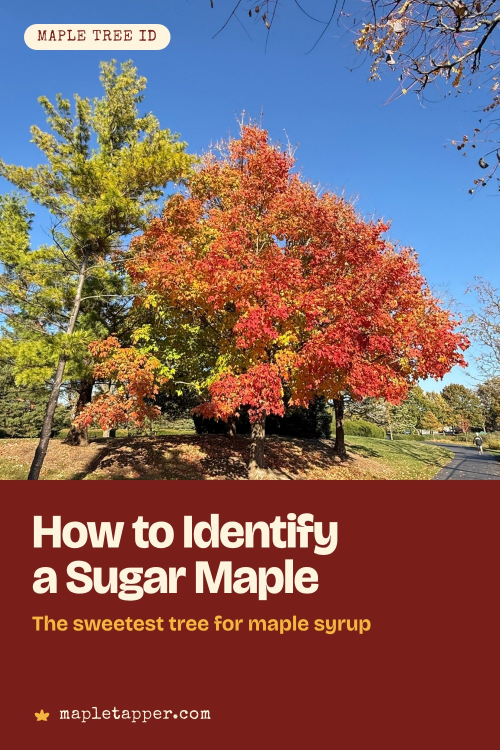
#> input picture pins/pin06-sugar-maple.jpg, 1000 x 1500 px, given in place of logo.png, which was not available (shown at 1/2 size)
$ python logo_rough.py ../pins/pin06-sugar-maple.jpg
#> lines starting #> are read from the running program, lines starting #| are printed output that depends on the picture
"""Make a hand-printed, watercolor-ish version of the MapleTapper logo (same colors, softer)."""
import numpy as np
from PIL import Image, ImageFilter, ImageEnhance
rng = np.random.default_rng(7)
src = Image.open("assets/logo.png").convert("RGBA")
w, h = src.size
#> w = 1000; h = 1500
rgb = src.convert("RGB"); a = np.asarray(src.split()[3]).astype(float) / 255
#> further down, rgb is the input picture: PIL image 1000x1500 RGB; mean R, G, B 129.5, 94.7, 91.1
#> after `a = np.asarray(src.split()[3]).astype(float) / 255`: a: shape (1500, 1000) float64; every value is 1

def noise(scale, amp):
    n = rng.random((h // scale + 2, w // scale + 2))
    n = Image.fromarray((n * 255).astype("uint8")).resize((w, h), Image.BICUBIC)
    return (np.asarray(n).astype(float) / 255 - .5) * amp

# 1. soften color: a bit less saturated, warmer, lighter
import sys
STRONG = "--strong" in sys.argv
rgb = ImageEnhance.Color(rgb).enhance(0.88)
c = np.asarray(rgb).astype(float)
paper = np.array([247, 244, 238.])
c = c * 0.92 + paper * 0.08
if STRONG:
    # tame bright blues toward a soft watercolor blue
    r_, g_, b_ = c[..., 0], c[..., 1], c[..., 2]
    blue = np.clip((b_ - r_ - 20) / 60, 0, 1)[..., None]
    c = c * (1 - .6 * blue) + np.array([160, 190, 205.]) * (.6 * blue)
    # near-black lettering -> warm dark brown ink
    dark = np.clip((110 - c.mean(-1)) / 110, 0, 1)[..., None]
    c = c * (1 - .55 * dark) + np.array([74, 50, 38.]) * (.55 * dark)
# 2. uneven watercolor/ink density (blotchy wash + fine grain)
dens = 1 + noise(60, .16) + noise(14, .10) + noise(2, .10) + (noise(30, .14) if STRONG else 0)
#> call 3 of noise, with scale = 2, amp = 0.1
#> in noise (call 3), `n = Image.fromarray((n * 255).astype("uint8")).resize((w, h), Image.BI..`:
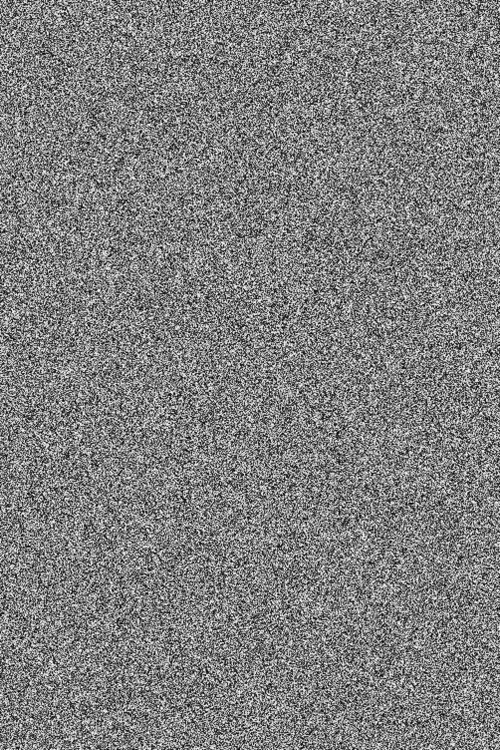
#> n: PIL image 1000x1500 L (shown at 1/2 size); min 0, max 255, mean 127
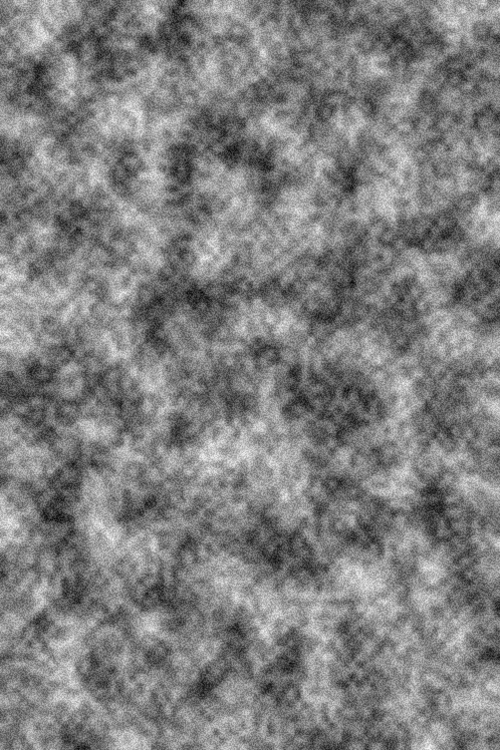
#> dens: shape (1500, 1000) float64 (shown at 1/2 size); min 0.823, max 1.18, mean 1; drawn with min black and max white
c = paper - (paper - c) * dens[..., None]
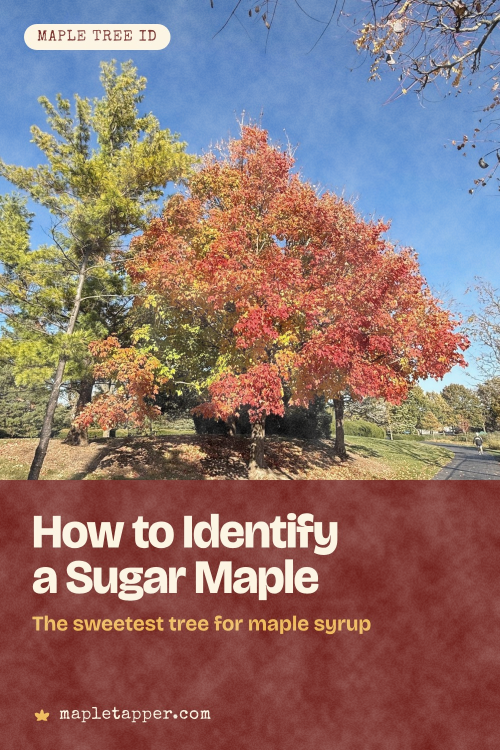
#> c: shape (1500, 1000, 3) float64 (shown at 1/2 size); mean R, G, B 135.6, 107.2, 103.6; drawn with min black and max white
# 3. rough, slightly bled edges
ab = np.asarray(Image.fromarray((a * 255).astype("uint8")).filter(ImageFilter.GaussianBlur(2.2))).astype(float) / 255
ab = np.clip((ab + noise(6, .45) + noise(2, .25) - .5) * 3.2 + .5, 0, 1)
#> call 4 of noise, with scale = 6, amp = 0.45
#> in noise (call 4), `n = Image.fromarray((n * 255).astype("uint8")).resize((w, h), Image.BI..`:
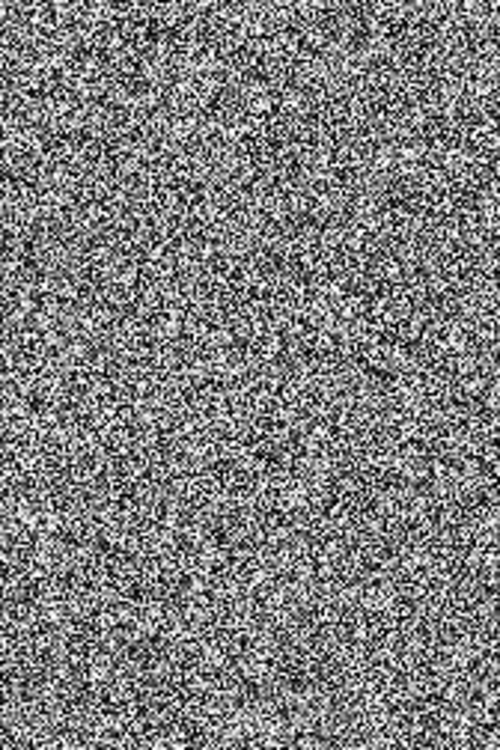
#> n: PIL image 1000x1500 L (shown at 1/2 size); min 0, max 255, mean 127
#> in noise (call 5), `n = rng.random((h // scale + 2, w // scale + 2))`:
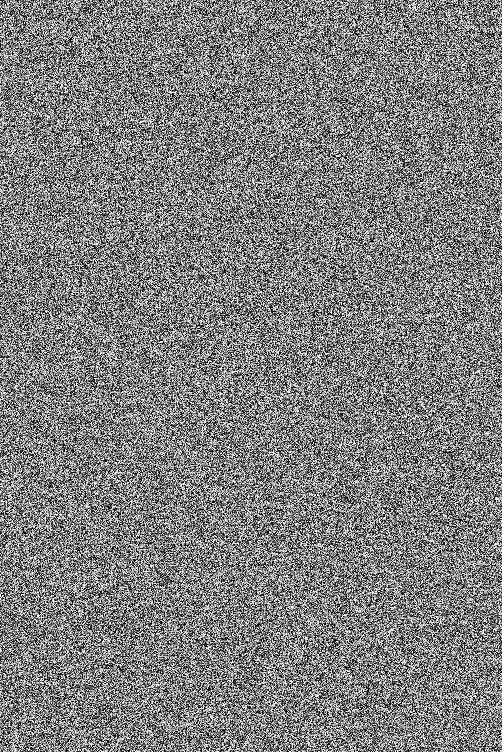
#> n: shape (752, 502) float64; min 5.2e-06, max 1, mean 0.5
#> in noise (call 5), `n = Image.fromarray((n * 255).astype("uint8")).resize((w, h), Image.BI..`:
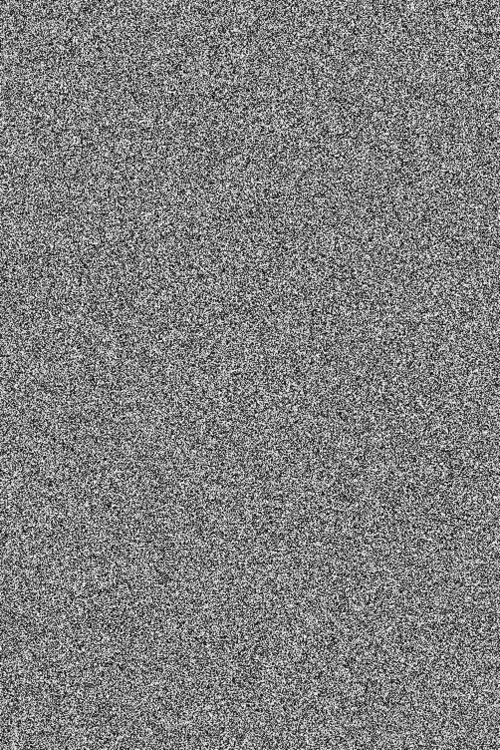
#> n: PIL image 1000x1500 L (shown at 1/2 size); min 0, max 255, mean 126.9
a2 = np.minimum(ab, np.clip(a * 1.4, 0, 1)) * 0.94
# darker pooled pigment just inside edges
edge = np.clip(np.asarray(Image.fromarray((a2 * 255).astype("uint8")).filter(ImageFilter.FIND_EDGES).filter(ImageFilter.GaussianBlur(1.5))).astype(float) / 255 * 2, 0, 1)
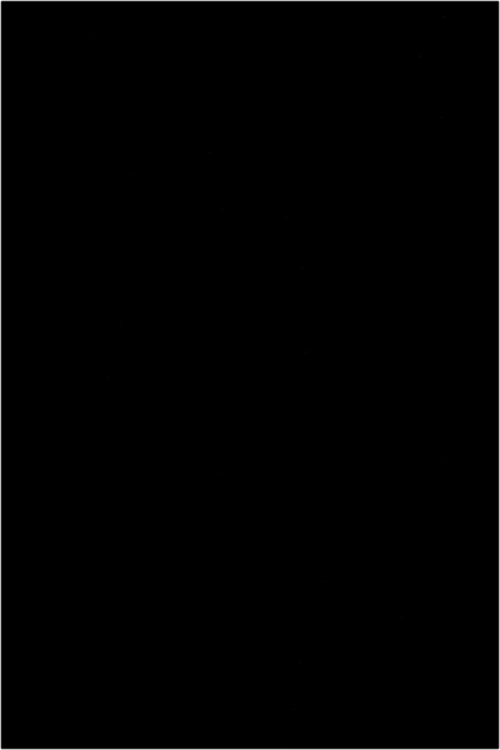
#> edge: shape (1500, 1000) float64 (shown at 1/2 size); min 0, max 1, mean 0.00635
c = c * (1 - .12 * edge[..., None])
out = np.dstack([np.clip(c, 0, 255), a2 * 255]).astype("uint8")
Image.fromarray(out, "RGBA").save("assets/logo_rough2.png" if STRONG else "assets/logo_rough.png")
print("ok")
